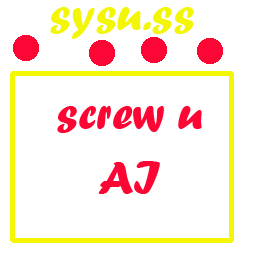
#> input picture origin_hard.jpg, 256 x 256 px
$ python imtest.py   (Python 2 division)
#> lines starting #> are read from the running program, lines starting #| are printed output that depends on the picture; after the words box and inside, x2 and y2 are one past the last pixel; in counts of white or black regions, pixels touching at a corner belong together
# -*- coding: utf-8 -*-
from PIL import Image
import copy
import random
import datetime,time
starttime = datetime.datetime.now()
im=Image.open("origin_hard.jpg")
#> im is the input picture: PIL image 256x256 RGB; mean R, G, B 253.7, 235.3, 217.3
#参数
h=0
B=1.05
u=2.1
dx=[0,0 ,1,1, 1,-1,-1,-1]
dy=[1,-1,0,1,-1, 1,-1, 0]
width=im.size[0]
#> width = 256
height=im.size[1]
#> height = 256
###比较两幅图片的不同像素###
def cmp(pic1,pic2):
	im1=Image.open(pic1)
	im2=Image.open(pic2)
	im1PixData=im1.load()
	im2PixData=im2.load()
	cnt=0
	for x in range(im1.size[0]):
		for y in range(im1.size[1]):
			if im1PixData[x,y]!=im2PixData[x,y]:
				cnt=cnt+1
	return cnt

###更改一个点后计算能量是否增加###
###因为每一个点取值为0 or 1，计算的时候都减0.5 变成-0.5 or 0.5###
def differEnergy(Z,A,x,y):
	ZpixData=Z.load()
	ApixData=A.load()
	E=0
	E=E+(ApixData[x,y]-0.5)*h
	E=E-(ZpixData[x,y]-0.5)*(ApixData[x,y]-0.5)*u
	for i in range(0,8):
		x1=x+dx[i]
		y1=y+dy[i]
		if x1>=0 and x1<A.size[0] and y1>=0 and y1<A.size[1]:
			E=E-(ApixData[x,y]-0.5)*(ApixData[x1,y1]-0.5)*B
	return E

###二值化原始图片并保存在bin-vlue.bmp 阀值固定250####
Lim=im.convert("L")
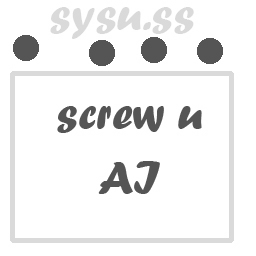
#> Lim: PIL image 256x256 L; min 83, max 255, mean 238.7
threshold = 250
table = []
for i in range(width):
    if i < threshold:
        table.append(0)
    else:
        table.append(1)
#> after the loop, table = 256 values from 0 to 1
Bim=Lim.point(table, '1')
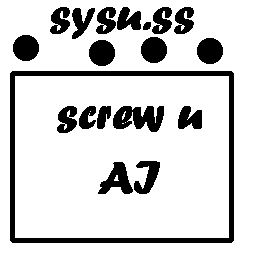
#> Bim: PIL image 256x256 1; 82.4% white; 19 black regions, largest, box (x1, y1, x2, y2) and area: (10, 71, 234, 243) 3848, (113, 106, 164, 132) 895, (98, 162, 133, 194) 583
Bim.save("bin-value.bmp","BMP")

###生成噪声 10%的概率 pixData[x,y]=1为白色 0为黑色###
pixData=Bim.load()
for x in range(0,Bim.size[0]):
	for y in range(0,Bim.size[1]):
		tmp=random.uniform(0,10)
		if tmp<1:
			pixData[(x,y)]=not(pixData[(x,y)])
#Bim.show()
Bim.save("noised.bmp","BMP")
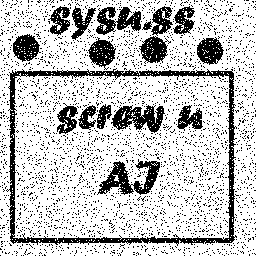
#> saved as noised.bmp: PIL image 256x256 1; 75.9% white; 3179 black regions (3162 under 20 px), largest, box (x1, y1, x2, y2) and area: (6, 68, 237, 246) 3678, (97, 159, 160, 195) 987, (111, 105, 165, 133) 844


###随机生成选最优###
minEnergyIm=Bim.copy()
##优化##
MimpixData=minEnergyIm.load()
for x in range(width):
	for y in range(height):
		MimpixData[x,y]=not(MimpixData[x,y])
		if differEnergy(Bim,minEnergyIm,x,y)>0:
			MimpixData[x,y]=not(MimpixData[x,y])

minEnergyIm.save("predenoised.bmp","BMP")
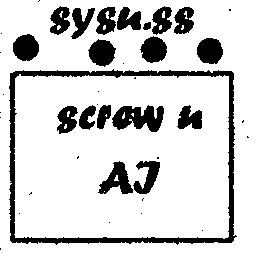
#> saved as predenoised.bmp: PIL image 256x256 1; 82.3% white; 41 black regions (22 under 20 px), largest, box (x1, y1, x2, y2) and area: (9, 69, 237, 245) 3831, (112, 105, 164, 132) 916, (98, 161, 133, 194) 579
maxBFSnum=400
BFSCounter=0;
depth=0
times=0
while(BFSCounter<maxBFSnum):
	minE=10000
	###随机BFS 5次选最优的一次##$
	for i in range(0,5):
		times=times+1
		Cim=minEnergyIm.copy()
		CimPixData=Cim.load()
		randx=int(random.uniform(0,width))
		randy=int(random.uniform(0,height))
		CimPixData[randx,randy]=not(CimPixData[randx,randy])
		E=differEnergy(Bim,Cim,randx,randy)
		if E<minE:
			#print "E:",E
			minE=E
			minIm=Cim.copy()
	#在5次中找到使能量降低的
	if minE<0:
		#print  "minE in 100 rounds:",minE
		minEnergyIm=minIm.copy()
		BFSCounter=0
		depth=depth+1
	else:
		BFSCounter=BFSCounter+1
#> minIm: PIL image 256x256 1; 82.3% white; 38 black regions (19 under 20 px), largest, box (x1, y1, x2, y2) and area: (9, 69, 237, 245) 3827, (112, 105, 164, 132) 917, (99, 161, 133, 194) 578


##优化##
MimpixData=minEnergyIm.load()
for x in range(width):
	for y in range(height):
		MimpixData[x,y]=not(MimpixData[x,y])
		if differEnergy(Bim,minEnergyIm,x,y)>0:
			MimpixData[x,y]=not(MimpixData[x,y])

###输出并保存###
minEnergyIm.save("denoised.bmp","BMP")
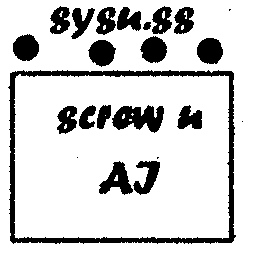
#> saved as denoised.bmp: PIL image 256x256 1; 82.3% white; 23 black regions (4 under 20 px), largest, box (x1, y1, x2, y2) and area: (8, 70, 236, 244) 3823, (112, 105, 164, 133) 931, (99, 161, 133, 195) 585
print "circle times:",times
#| circle times: 9155
print "search depth:",depth
#| search depth: 17
print "total time used:",
endtime = datetime.datetime.now()
#> (the run stopped early here; a loop or call above may not have finished)

$ run again, with a.jpg copied over origin_hard.jpg
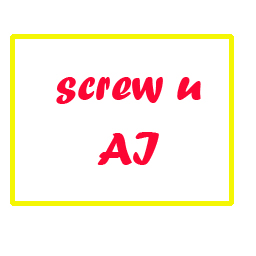
#> input picture a.jpg, 256 x 256 px
#> im is the input picture: PIL image 256x256 RGB; mean R, G, B 254.2, 243.8, 231.6
#> `Bim=Lim.point(table, '1')`:
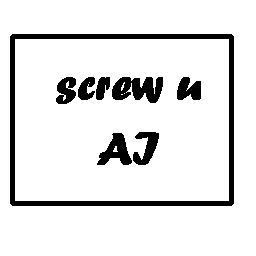
#> Bim: PIL image 256x256 1; 89.2% white; 8 black regions, largest, box (x1, y1, x2, y2) and area: (10, 34, 234, 206) 3848, (112, 77, 163, 103) 895, (97, 133, 132, 165) 583
#> `minEnergyIm.save("denoised.bmp","BMP")`:
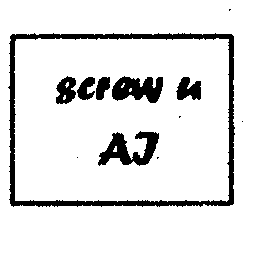
#> saved as denoised.bmp: PIL image 256x256 1; 89.2% white; 12 black regions (5 under 20 px), largest, box (x1, y1, x2, y2) and area: (8, 33, 235, 207) 3825, (98, 131, 159, 166) 1058, (112, 76, 163, 103) 929
#| circle times: 17025
#| search depth: 35

$ run again, with bin-value-noise.bmp saved as origin_hard.jpg
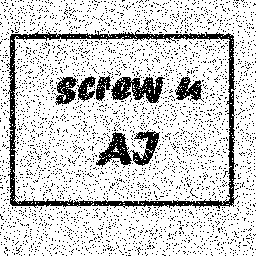
#> input picture bin-value-noise.bmp, 256 x 256 px
#> im is the input picture: PIL image 256x256 RGB; min 0, max 255, mean 207
#> `Bim=Lim.point(table, '1')`:
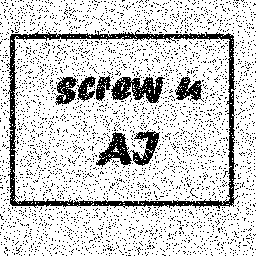
#> Bim: PIL image 256x256 1; 81.1% white; black in thin lines or dots
#> `minEnergyIm.save("denoised.bmp","BMP")`:
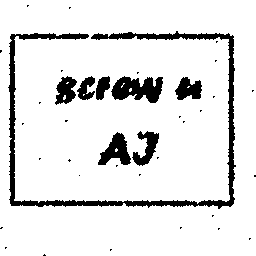
#> saved as denoised.bmp: PIL image 256x256 1; 89.1% white; 38 black regions (30 under 20 px), largest, box (x1, y1, x2, y2) and area: (8, 31, 236, 209) 3804, (111, 76, 163, 103) 913, (98, 132, 131, 165) 580
#| circle times: 142800
#| search depth: 534
